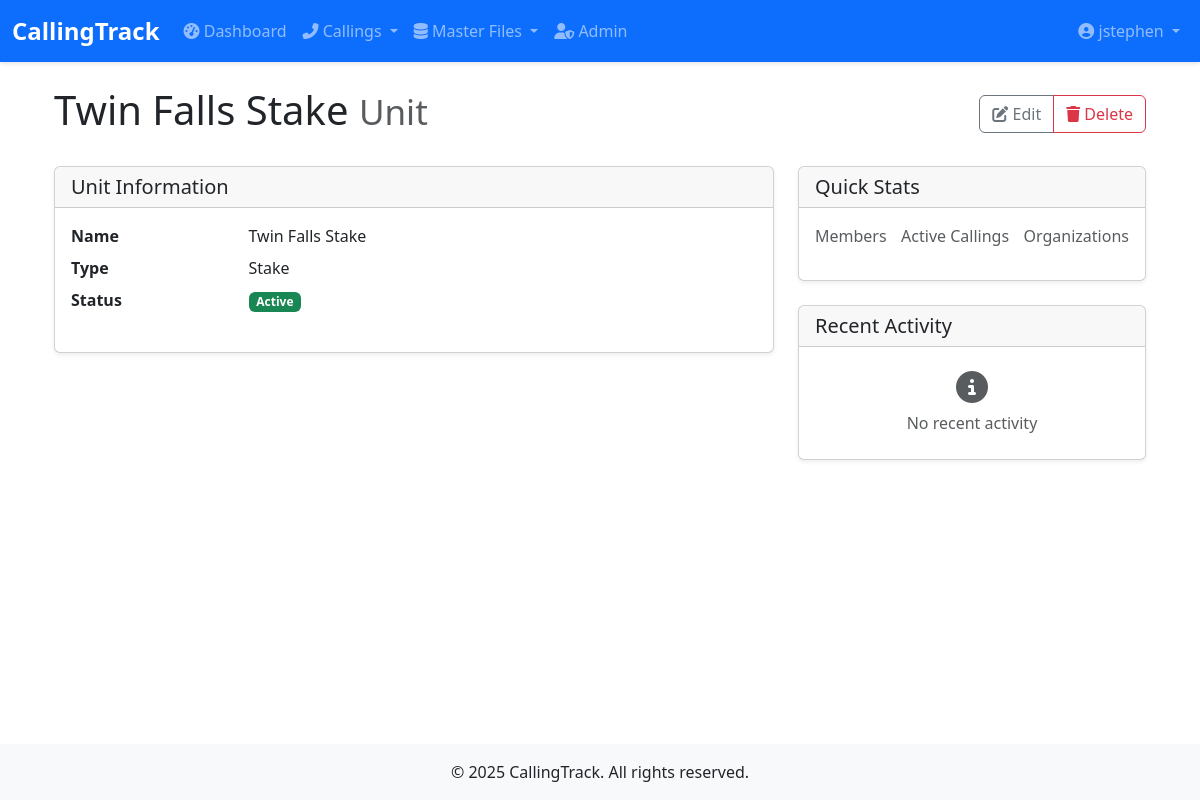
/callings/units/2/ (signed in), run on the app's committed database.
### accounts/models.py (models this page shows, shortened)
class User(AbstractUser):
    email = models.EmailField(_('email address'), unique=True)
    phone = models.CharField(_('phone number'), max_length=20, blank=True)
    class Meta:
        verbose_name = _('user')
        verbose_name_plural = _('users')

### callings/models.py (models this page shows, shortened)
class Unit(models.Model):
    UNIT_TYPES = [
        ('WARD', 'Ward'),
        ('BRANCH', 'Branch'),
        ('STAKE', 'Stake'),
    ]
    name = models.CharField(max_length=100)
    unit_type = models.CharField(max_length=10, choices=UNIT_TYPES)
    parent_unit = models.ForeignKey('self', on_delete=models.SET_NULL, null=True, blank=True, related_name='child_units')
    meeting_time = models.TimeField(null=True, blank=True, help_text="Regular meeting time for this unit")
    location = models.CharField(max_length=200, blank=True, help_text="Physical location of the unit")
    is_active = models.BooleanField(default=True, help_text="Whether this unit is currently active")
    sort_order = models.PositiveSmallIntegerField(
        default=0,
        help_text="Order in which units should be displayed (lower numbers first)"
    )
    created_at = models.DateTimeField(auto_now_add=True)
    updated_at = models.DateTimeField(auto_now=True)
    class Meta:
        ordering = ['sort_order', 'name']

### callings/views.py (the view)
# urls.py: path('units/<int:pk>/', views.UnitDetailView.as_view(), name='unit-detail'),
class UnitDetailView(LoginRequiredMixin, TitleMixin, DetailView):
    model = Unit
    template_name = 'callings/unit/unit_detail.html'
    context_object_name = 'unit'
    def get_title(self):
        return f"Unit: {self.get_object().name}"

### callings/views.py (called while the page is built)
    def get_context_data(self, **kwargs):
        context = super().get_context_data(**kwargs)
        context['title'] = self.get_title()
        return context

### callings/templates/callings/unit/unit_detail.html (shortened to what this page needs)
{% extends 'callings/base.html' %}
{% block content %}
<div class="container">
    <div class="d-flex justify-content-between align-items-center mb-4">
        <h1>{{ object.name }} <small class="text-muted">Unit</small></h1>
        <div class="btn-group" role="group">
            <a href="{% url 'callings:unit-update' object.pk %}" class="btn btn-outline-secondary">
                <i class="fas fa-edit"></i> Edit
            </a>
            <a href="{% url 'callings:unit-delete' object.pk %}" class="btn btn-outline-danger">
                <i class="fas fa-trash"></i> Delete
            </a>
        </div>
    </div>
    <div class="row">
        <div class="col-md-8">
            <div class="card mb-4">
                <div class="card-header">
                    <h5 class="mb-0">Unit Information</h5>
                </div>
                <div class="card-body">
                    <dl class="row">
                        <dt class="col-sm-3">Name</dt>
                        <dd class="col-sm-9">{{ object.name }}</dd>
                        <dt class="col-sm-3">Type</dt>
                        <dd class="col-sm-9">{{ object.get_unit_type_display }}</dd>
                        <dt class="col-sm-3">Status</dt>
                        <dd class="col-sm-9">
                            <span class="badge bg-{% if object.is_active %}success{% else %}secondary{% endif %}">
                                {% if object.is_active %}Active{% else %}Inactive{% endif %}
                            </span>
                        </dd>
                    </dl>
                </div>
            </div>
        </div>
        <div class="col-md-4">
            <div class="card mb-4">
                <div class="card-header">
                    <h5 class="mb-0">Quick Stats</h5>
                </div>
                <div class="card-body">
                    <div class="d-flex justify-content-between mb-3">
                        <div class="text-center">
                            <div class="text-muted">Members</div>
                        </div>
                        <div class="text-center">
                            <div class="text-muted">Active Callings</div>
                        </div>
                        <div class="text-center">
                            <div class="text-muted">Organizations</div>
                        </div>
                    </div>
                </div>
            </div>
            <div class="card">
                <div class="card-header">
                    <h5 class="mb-0">Recent Activity</h5>
                </div>
                <div class="card-body p-0">
                    {% if recent_activity %}
                    <div class="list-group list-group-flush">
                        {% for activity in recent_activity %}
                        <div class="list-group-item
                            {% if 'created' in activity.description %}bg-light{% endif %}
                            {% if 'updated' in activity.description %}bg-light{% endif %}">
                            <div class="d-flex w-100 justify-content-between">
                                <small class="mb-1">{{ activity.description }}</small>
                                <small class="text-muted">{{ activity.timestamp|timesince }} ago</small>
                            </div>
                        </div>
                        {% endfor %}
                    </div>
                    {% else %}
                    <div class="text-center p-4 text-muted">
                        <i class="fas fa-info-circle fa-2x mb-2"></i>
                        <p class="mb-0">No recent activity</p>
                    </div>
                    {% endif %}
                </div>
            </div>
        </div>
    </div>
</div>
{% endblock %}

### callings/templates/callings/base.html (shortened to what this page needs)
<!DOCTYPE html>
{% load static %}
<html lang="en">
<head>
    <link href="https://cdn.jsdelivr.net/npm/bootstrap@5.3.0/dist/css/bootstrap.min.css" rel="stylesheet">
    <link rel="stylesheet" href="https://cdnjs.cloudflare.com/ajax/libs/font-awesome/6.4.0/css/all.min.css">
    <link rel="stylesheet" href="{% static 'css/styles.css' %}">
</head>
<body>
    <nav class="navbar navbar-expand-lg navbar-dark bg-primary">
        <div class="container-fluid">
            <a class="navbar-brand" href="{% url 'dashboard' %}">CallingTrack</a>
            <div class="collapse navbar-collapse" id="navbarNav">
                <ul class="navbar-nav me-auto">
                    <li class="nav-item">
                        <a class="nav-link" href="{% url 'dashboard' %}"><i class="fas fa-tachometer-alt"></i> Dashboard</a>
                    </li>
                    <li class="nav-item dropdown">
                        <a class="nav-link dropdown-toggle" href="#" id="callingsDropdown" role="button" data-bs-toggle="dropdown">
                            <i class="fas fa-phone-alt"></i> Callings
                        </a>
                    </li>
                    <li class="nav-item dropdown">
                        <a class="nav-link dropdown-toggle" href="#" id="masterFilesDropdown" role="button" data-bs-toggle="dropdown">
                            <i class="fas fa-database"></i> Master Files
                        </a>
                    </li>
                    {% if user.is_superuser %}
                    <li class="nav-item">
                        <a class="nav-link" href="/admin/" target="_blank"><i class="fas fa-user-shield"></i> Admin</a>
                    </li>
                    {% endif %}
                </ul>
                <ul class="navbar-nav">
                    {% if user.is_authenticated %}
                    <li class="nav-item dropdown">
                        <a class="nav-link dropdown-toggle" href="#" id="userDropdown" role="button" data-bs-toggle="dropdown">
                            <i class="fas fa-user-circle"></i> {{ user.get_full_name|default:user.username }}
                        </a>
                    </li>
                    {% else %}
                    <li class="nav-item">
                        <a class="nav-link" href="{% url 'login' %}"><i class="fas fa-sign-in-alt"></i> Login</a>
                    </li>
                    {% endif %}
                </ul>
            </div>
        </div>
    </nav>
    <main class="container mt-4">
        {% block content %}{% endblock %}
    </main>
    <footer class="bg-light mt-5 py-3">
        <div class="container text-center">
            <p class="mb-0">&copy; {% now "Y" %} CallingTrack. All rights reserved.</p>
        </div>
    </footer>
</body>
</html>

### callings/static/css/styles.css (style rules this page uses)
body { min-height: 100vh; display: flex; flex-direction: column; }
main { flex: 1; }
.navbar { box-shadow: 0 2px 4px rgba(0, 0, 0, 0.1); }
.navbar-brand { font-weight: 700; font-size: 1.5rem; }
.navbar-nav .nav-link { padding: 0.5rem 1rem; }
.card { margin-bottom: 1.5rem; box-shadow: 0 0.125rem 0.25rem rgba(0, 0, 0, 0.075); transition: transform 0.2s ease-in-out; }
.card-header { font-weight: 600; }
footer { background-color: #f8f9fa; padding: 1.5rem 0; margin-top: auto; }

### data on the page
User: get_full_name "jstephen"
Unit: name "Twin Falls Stake", unit_type "Stake"
